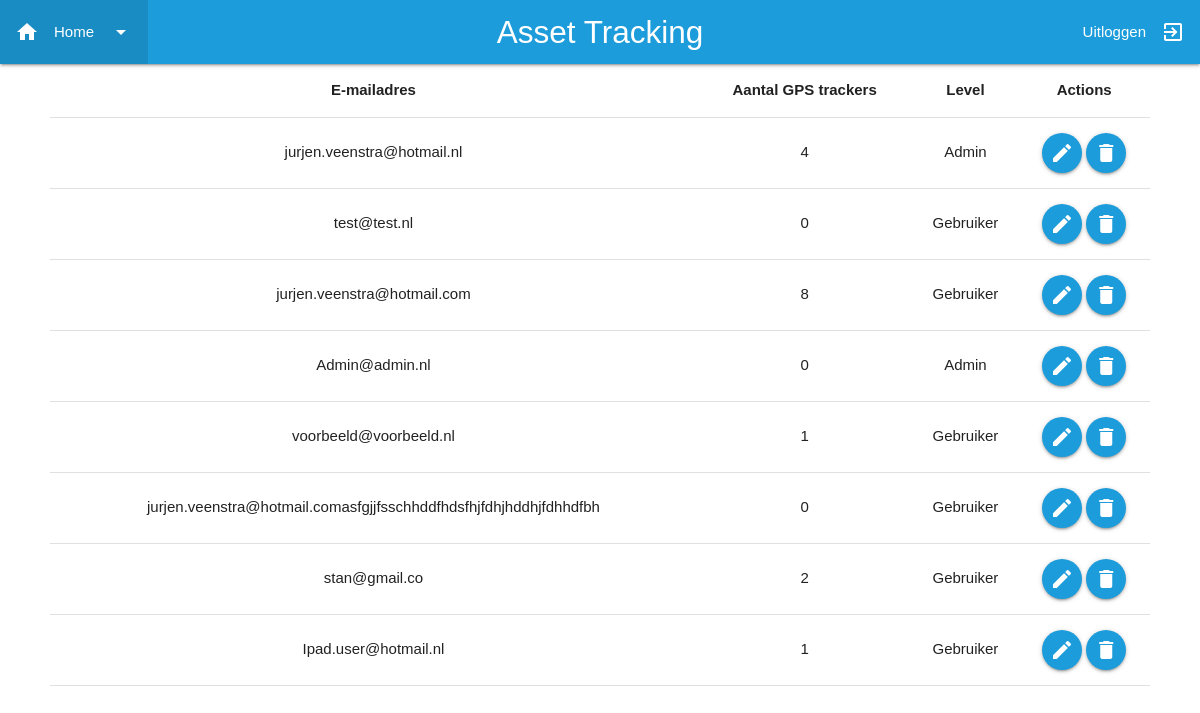
/asset-tracking/admin.php (signed in), run on an earlier commit of the app's database.
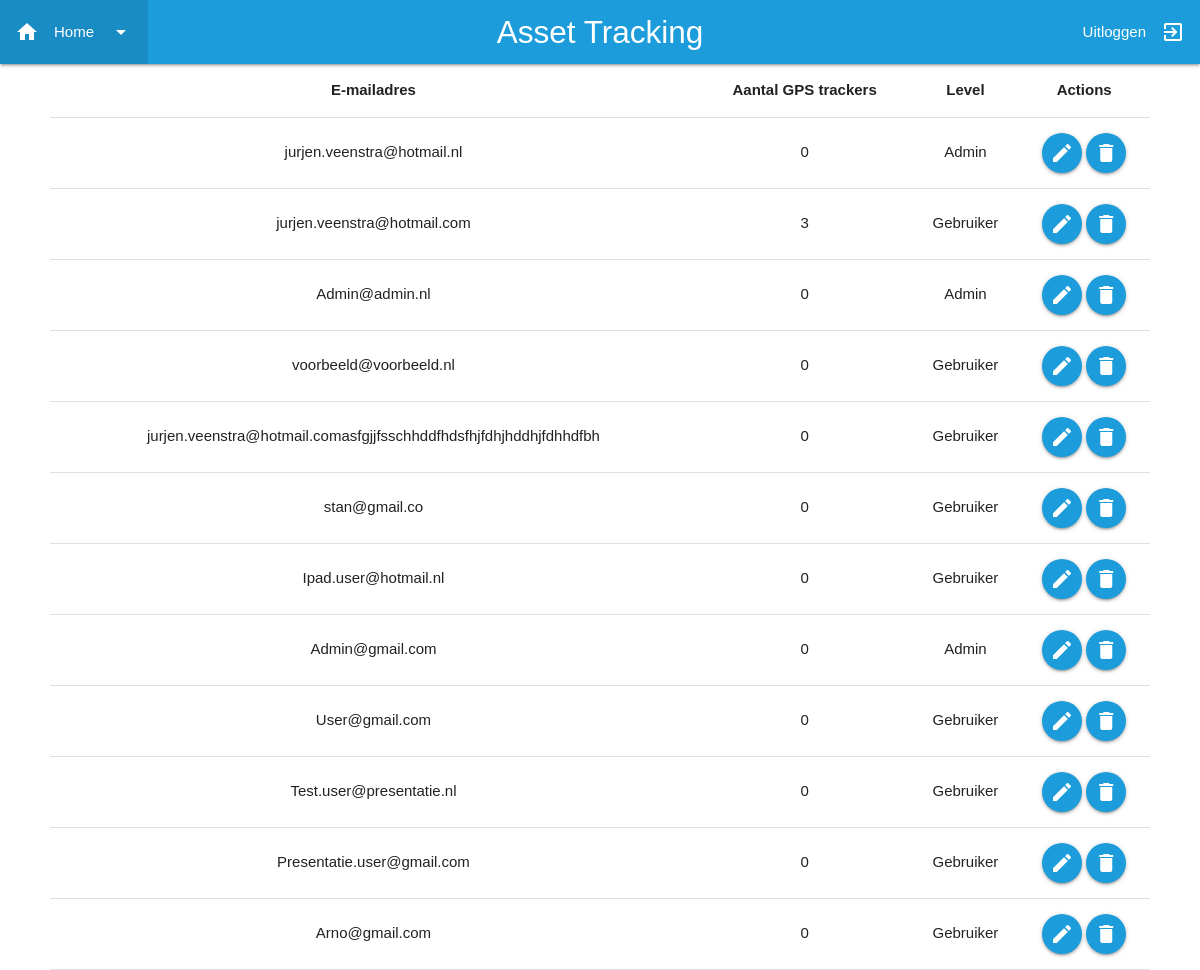
And on a later commit of the database.
### tables this page shows
CREATE TABLE `user` (
  `ID` int(11) NOT NULL,
  `email` varchar(255) NOT NULL,
  `password` varchar(255) NOT NULL,
  `level` int(11) DEFAULT 0
);

### asset-tracking/admin.php (the view, shortened to what this page needs)
<?php
include 'functions/admin.php';
?>
<!DOCTYPE html>
<html lang="en">
<head>
	<link rel="stylesheet" type="text/css" href="./css/style.css">
  	<link type="text/css" rel="stylesheet" href="./css/materialize.min.css"  media="screen,projection"/>
</head>
  <nav>
    <div class="nav-wrapper standard-bgcolor">
    	<a href="#" class="brand-logo center">Asset Tracking</a>
      <ul id="nav-mobile" class="left hide-on-med-and-down">
		<li class="active"><a title="Home" class="dropdown-trigger" data-target="dropdown1" href="#!"><i class="material-icons left">home</i>Home<i class="material-icons right">arrow_drop_down</i></a></li>
      </ul>
      <ul id="nav-mobile" class="right hide-on-med-and-down">
      		<li class="right"><a title="Uitloggen" href="?logout=1"><i class="material-icons right">exit_to_app</i>Uitloggen</a></li>
      </ul>
    </div>
  </nav>
<body>
	<?php
	echo "
	      <table class='Assets responsive-table centered highlight'>
		      <thead>
			        <tr>
			          <th>E-mailadres</th>
			          <th>Aantal GPS trackers</th>
			          <th>Level</th>
			          <th>Actions</th>
			        </tr>
		        </thead>";
	$result_assets = $database->prepare("SELECT user.ID, user.email, user.level, (SELECT COUNT(*) FROM asset WHERE asset.user_ID = user.ID) as GPScount FROM user");
	  $result_assets->execute();
	  echo "<tbody>";
	  for($i=0; $row = $result_assets->fetch(); $i++){
	    $id = $row['ID'];
	    if($row['level'] == 0 ){
	    	$level = "Gebruiker";
	    }elseif($row['level'] == 1){
	    	$level = "Admin";
	    }else{
	    	$level = $row['level'];
	    }
	   	echo "<tr data-href='edit_user.php?ID=". $id. "'>";
	    echo "<td>" . $row['email'] . "</td>";
	    echo "<td>" . $row['GPScount'] ."</td>";
	    echo "<td>" . $level . "</td>";
	    echo "
   			<td>
			<a title='Edit' class='link btn-floating  btn standard-bgcolor' href=edit_user.php?ID=". $id."><i class='material-icons'>edit</i></a>
   			<a title='Delete' onclick=\"return confirm('Delete This item?')\" class='link btn-floating btn standard-bgcolor'href='?delete=". $id ."'><i class='material-icons'>delete</i></a>
			</td>";
		echo "</tr>";
	    ?>
	<?php }
		echo "</tbody>";
		echo "</table>";
	?>
</body>
</html>

### asset-tracking/css/style.css (style rules this page uses)
.standard-bgcolor { background-color: #1C9CDA !important; }
body { font-family: Arial, Helvetica, sans-serif; }
* { box-sizing: border-box; }
html, body { margin: 0; height: 100%; }
.Assets { width: calc(100% - 100px); margin: 0px 50px 0px 50px; word-wrap: break-word; word-break: break-all; }
.link { color: #1a9988; }

What changed in the data, as far as the page shows it:
removed user: email "test@test.nl", GPScount "0", level "Gebruiker"
computed for user "jurjen.veenstra@hotmail.nl": GPScount "4" → "0"
computed for user "jurjen.veenstra@hotmail.com": GPScount "8" → "3"
computed for user "voorbeeld@voorbeeld.nl": GPScount "1" → "0"
computed for user "stan@gmail.co": GPScount "2" → "0"
computed for user "Ipad.user@hotmail.nl": GPScount "1" → "0"
added user: email "Admin@gmail.com", GPScount "0", level "Admin"
added user: email "User@gmail.com", GPScount "0", level "Gebruiker"
added user: email "Test.user@presentatie.nl", GPScount "0", level "Gebruiker"
added user: email "Presentatie.user@gmail.com", GPScount "0", level "Gebruiker"
added user: email "Arno@gmail.com", GPScount "0", level "Gebruiker"
